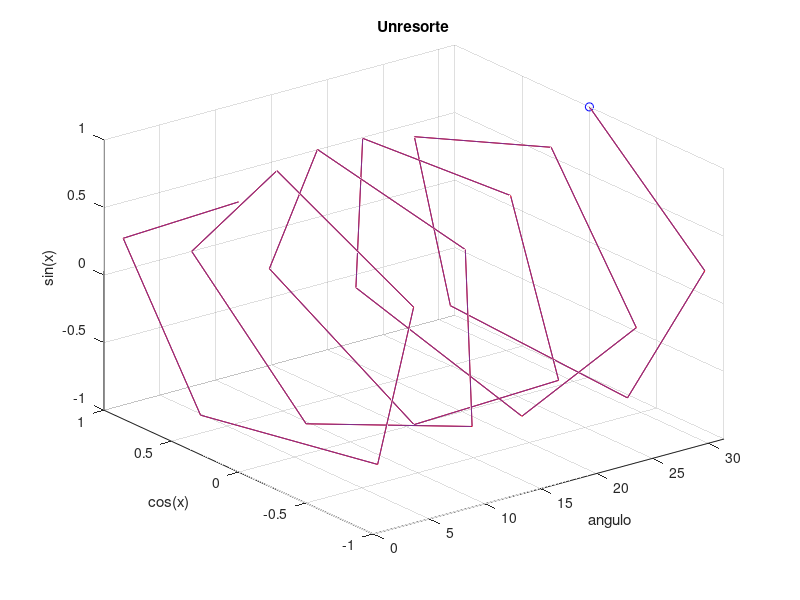

The MATLAB source for this figure:
%Programa de graficado 3D con funciones Matlab
clear,clc
x=linspace(0,10*pi,25);
y=sin(x);
z=cos(x);
comet3(x,y,z)
hold on
plot3(x,y,z)
grid on
xlabel('angulo'),ylabel('cos(x)'),zlabel('sin(x)'),title('Unresorte')
